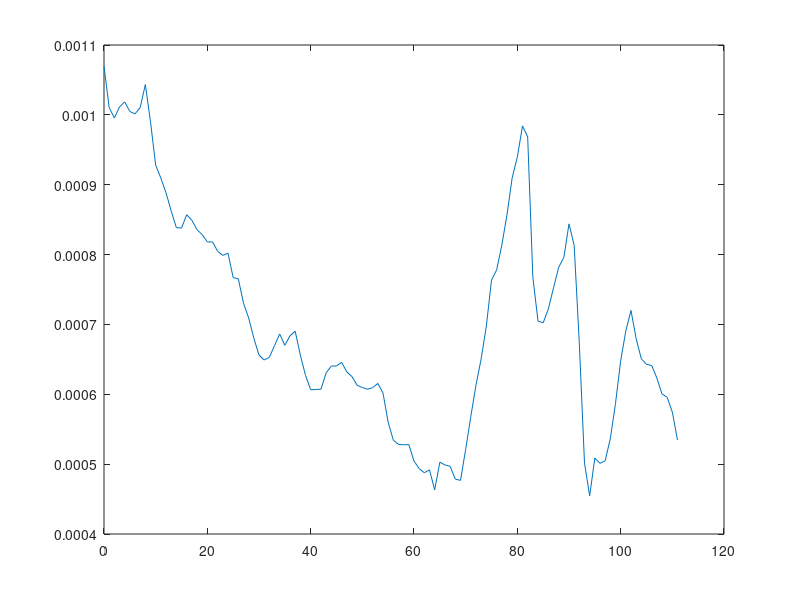
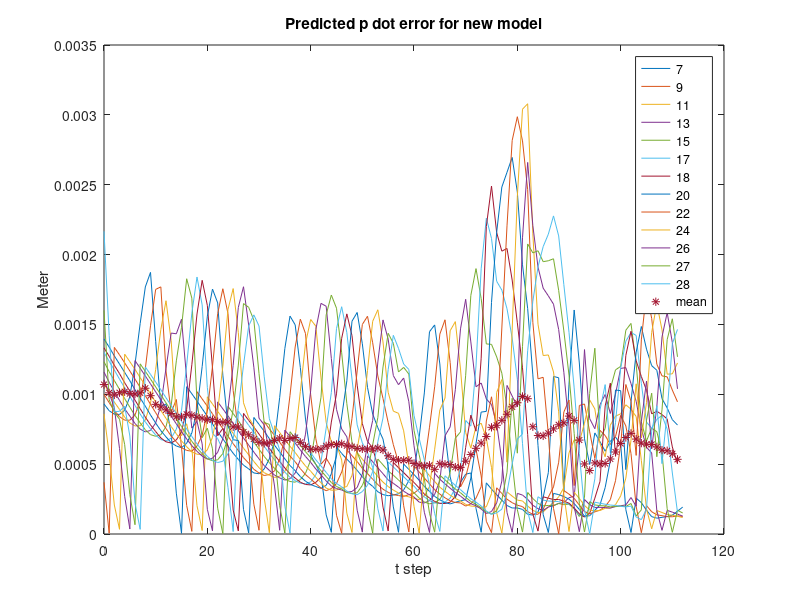
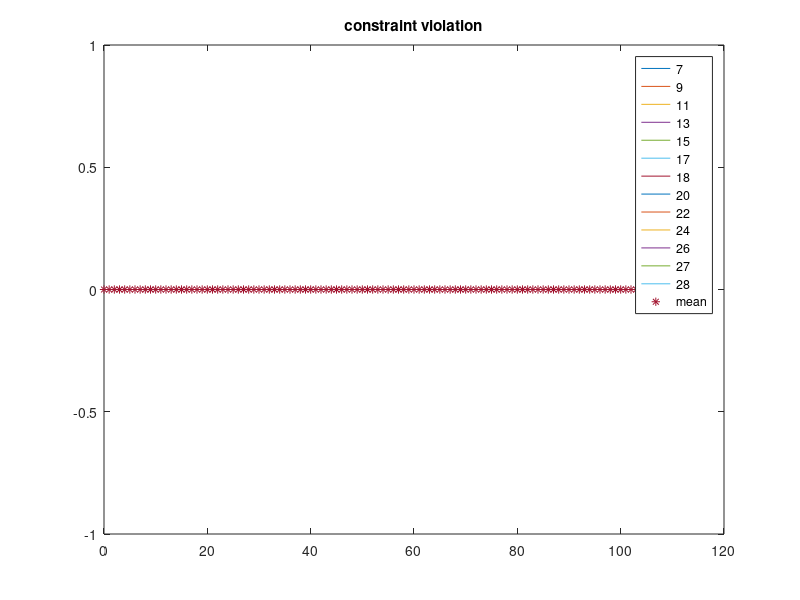

The MATLAB source for these figures, in order:
%close all

[error_1, error_2, error_3, error_4, error_5, error_6, error_7, error_8,...
    error_9, error_10, error_11, error_12, error_13, error_14, error_15,...
    error_16, error_17, error_18, error_19, error_20, error_21, error_22,...
    error_23, error_24, error_25, error_26, error_27, error_28]...
    = textread('Opposite/error_realtime.txt',...
    '%n %n %n %n %n  %n %n %n %n %n  %n %n %n %n %n  %n %n %n %n %n  %n %n %n %n %n  %n %n %n ',...
    'headerlines',1);

[constraint_1, constraint_2, constraint_3, constraint_4, constraint_5,...
    constraint_6, constraint_7, constraint_8, constraint_9, constraint_10,...
    constraint_11, constraint_12, constraint_13, constraint_14, constraint_15,...
    constraint_16, constraint_17, constraint_18, constraint_19, constraint_20,...
    constraint_21, constraint_22, constraint_23, constraint_24, constraint_25,...
    constraint_26, constraint_27, constraint_28]...
    = textread('Opposite/constraint_violation.txt',...
    '%n %n %n %n %n  %n %n %n %n %n  %n %n %n %n %n  %n %n %n %n %n  %n %n %n %n %n  %n %n %n ',...
    'headerlines',1);

mean_error = [error_2, error_3, error_4, error_5, error_6, error_7, error_8,...
    error_9, error_10, error_11, error_12, error_13, error_14, error_15,...
    error_16, error_17, error_18, error_19, error_20, error_21, error_22,...
    error_23, error_24, error_25, error_26, error_27, error_28];
mean_error = mean(mean_error,2);

constraint = [constraint_1, constraint_2, constraint_3, constraint_4, constraint_5,...
    constraint_6, constraint_7, constraint_8, constraint_9, constraint_10,...
    constraint_11, constraint_12, constraint_13, constraint_14, constraint_15,...
    constraint_16, constraint_17, constraint_18, constraint_19, constraint_20,...
    constraint_21, constraint_22, constraint_23, constraint_24, constraint_25,...
    constraint_26, constraint_27, constraint_28];
constraint = mean(constraint,2);

begin = 50;
t = linspace(0,length(error_1)-1,length(error_1));

ind = find(error_2);
ind = ind(begin:end);

t = t(ind);
t = t-ones(size(t))*t(1);

mean_error = mean(mean_error,2);
figure
plot(t,mean_error(ind))


figure
plot(t,error_7(ind), t,error_9(ind), t,error_11(ind),...
    t,error_13(ind), t, error_15(ind), t,error_17(ind),...
    t,error_18(ind), t,error_20(ind), t,error_22(ind),...
    t,error_24(ind), t, error_26(ind), t,error_27(ind),...
    t,error_28(ind), t,mean_error(ind),'*')
legend('7', '9', '11','13','15','17','18','20','22',...
    '24', '26', '27', '28','mean')
title('Predicted p dot error for new model')
xlabel('t step')
ylabel('Meter')

figure

plot(t,constraint_7(ind), t,constraint_9(ind), t,constraint_11(ind),...
    t, constraint_13(ind), t,constraint_15(ind),t,constraint_17(ind),...
    t, constraint_18(ind), t,constraint_20(ind), t,constraint_22(ind),...
    t,constraint_24(ind), t,constraint_26(ind), t,constraint_27(ind),... 
    t, constraint_28(ind), t,constraint(ind), '*')
legend('7', '9', '11','13','15','17','18','20','22',...
    '24', '26', '27', '28','mean')
title('constraint violation')

